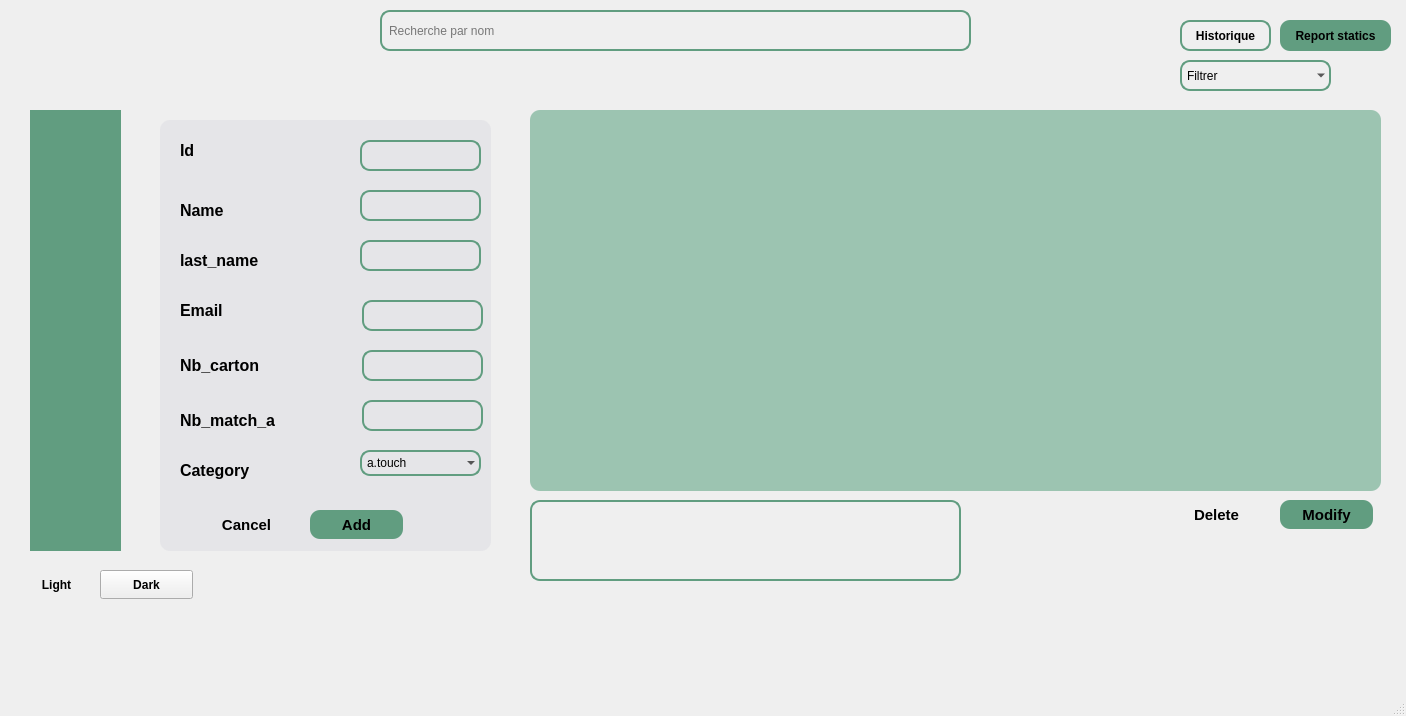
<?xml version="1.0" encoding="UTF-8"?>
<ui version="4.0">
 <class>MainWindow</class>
 <widget class="QMainWindow" name="MainWindow">
  <property name="geometry">
   <rect>
    <x>0</x>
    <y>0</y>
    <width>1406</width>
    <height>716</height>
   </rect>
  </property>
  <property name="windowTitle">
   <string>MainWindow</string>
  </property>
  <widget class="QWidget" name="centralwidget">
   <widget class="QLabel" name="logo">
    <property name="geometry">
     <rect>
      <x>10</x>
      <y>0</y>
      <width>161</width>
      <height>91</height>
     </rect>
    </property>
    <property name="text">
     <string/>
    </property>
    <property name="pixmap">
     <pixmap resource="resource.qrc">:/img/img/logo.png</pixmap>
    </property>
    <property name="scaledContents">
     <bool>true</bool>
    </property>
   </widget>
   <widget class="QLabel" name="menu">
    <property name="geometry">
     <rect>
      <x>30</x>
      <y>110</y>
      <width>91</width>
      <height>441</height>
     </rect>
    </property>
    <property name="styleSheet">
     <string notr="true">/*#menu{
background-color:#218555;
border-radius:10px;
 padding:5px;
}*/
#menu {
background-color: #619D80;}</string>
    </property>
    <property name="text">
     <string/>
    </property>
   </widget>
   <widget class="QLabel" name="label">
    <property name="geometry">
     <rect>
      <x>180</x>
      <y>140</y>
      <width>63</width>
      <height>20</height>
     </rect>
    </property>
    <property name="font">
     <font>
      <family>Arial</family>
      <pointsize>12</pointsize>
      <bold>true</bold>
     </font>
    </property>
    <property name="text">
     <string>Id</string>
    </property>
    <property name="scaledContents">
     <bool>false</bool>
    </property>
   </widget>
   <widget class="QLabel" name="label_2">
    <property name="geometry">
     <rect>
      <x>180</x>
      <y>200</y>
      <width>63</width>
      <height>20</height>
     </rect>
    </property>
    <property name="font">
     <font>
      <family>Arial</family>
      <pointsize>12</pointsize>
      <bold>true</bold>
     </font>
    </property>
    <property name="text">
     <string>Name</string>
    </property>
   </widget>
   <widget class="QLabel" name="label_3">
    <property name="geometry">
     <rect>
      <x>180</x>
      <y>250</y>
      <width>111</width>
      <height>21</height>
     </rect>
    </property>
    <property name="font">
     <font>
      <family>Arial</family>
      <pointsize>12</pointsize>
      <bold>true</bold>
     </font>
    </property>
    <property name="text">
     <string>last_name</string>
    </property>
   </widget>
   <widget class="QLabel" name="label_4">
    <property name="geometry">
     <rect>
      <x>180</x>
      <y>300</y>
      <width>63</width>
      <height>20</height>
     </rect>
    </property>
    <property name="font">
     <font>
      <family>Arial</family>
      <pointsize>12</pointsize>
      <bold>true</bold>
     </font>
    </property>
    <property name="text">
     <string>Email</string>
    </property>
   </widget>
   <widget class="QLabel" name="label_5">
    <property name="geometry">
     <rect>
      <x>180</x>
      <y>350</y>
      <width>121</width>
      <height>31</height>
     </rect>
    </property>
    <property name="font">
     <font>
      <family>Arial</family>
      <pointsize>12</pointsize>
      <bold>true</bold>
     </font>
    </property>
    <property name="text">
     <string>Nb_carton</string>
    </property>
   </widget>
   <widget class="QLabel" name="label_6">
    <property name="geometry">
     <rect>
      <x>180</x>
      <y>410</y>
      <width>121</width>
      <height>21</height>
     </rect>
    </property>
    <property name="font">
     <font>
      <family>Arial</family>
      <pointsize>12</pointsize>
      <bold>true</bold>
     </font>
    </property>
    <property name="text">
     <string>Nb_match_a</string>
    </property>
   </widget>
   <widget class="QLabel" name="label_7">
    <property name="geometry">
     <rect>
      <x>180</x>
      <y>460</y>
      <width>121</width>
      <height>21</height>
     </rect>
    </property>
    <property name="font">
     <font>
      <family>Arial</family>
      <pointsize>12</pointsize>
      <bold>true</bold>
     </font>
    </property>
    <property name="text">
     <string>Category</string>
    </property>
   </widget>
   <widget class="QLineEdit" name="lineEdit">
    <property name="geometry">
     <rect>
      <x>360</x>
      <y>140</y>
      <width>121</width>
      <height>31</height>
     </rect>
    </property>
    <property name="styleSheet">
     <string notr="true">#lineEdit { 
    color: rgb(0, 0, 0);
    border-radius: 10px;
    padding: 5px;
    background: transparent; /* Fond transparent */
    border: 2px solid #619D80 /* Couleur de bordure */
}
</string>
    </property>
   </widget>
   <widget class="QLineEdit" name="lineEdit_2">
    <property name="geometry">
     <rect>
      <x>360</x>
      <y>190</y>
      <width>121</width>
      <height>31</height>
     </rect>
    </property>
    <property name="styleSheet">
     <string notr="true">#lineEdit_2 { 
    color: rgb(0, 0, 0);
    border-radius: 10px;
    padding: 5px;
    background: transparent; /* Fond transparent */
    border: 2px solid #619D80 /* Couleur de bordure */
}
</string>
    </property>
   </widget>
   <widget class="QLineEdit" name="lineEdit_3">
    <property name="geometry">
     <rect>
      <x>360</x>
      <y>240</y>
      <width>121</width>
      <height>31</height>
     </rect>
    </property>
    <property name="styleSheet">
     <string notr="true">#lineEdit_3 { 
    color: rgb(0, 0, 0);
    border-radius: 10px;
    padding: 5px;
    background: transparent; /* Fond transparent */
    border: 2px solid #619D80 /* Couleur de bordure */
}
</string>
    </property>
   </widget>
   <widget class="QLineEdit" name="lineEdit_4">
    <property name="geometry">
     <rect>
      <x>362</x>
      <y>300</y>
      <width>121</width>
      <height>31</height>
     </rect>
    </property>
    <property name="styleSheet">
     <string notr="true">#lineEdit_4 { 
    color: rgb(0, 0, 0);
    border-radius: 10px;
    padding: 5px;
    background: transparent; /* Fond transparent */
    border: 2px solid #619D80 /* Couleur de bordure */
}
</string>
    </property>
   </widget>
   <widget class="QLineEdit" name="lineEdit_5">
    <property name="geometry">
     <rect>
      <x>362</x>
      <y>350</y>
      <width>121</width>
      <height>31</height>
     </rect>
    </property>
    <property name="styleSheet">
     <string notr="true">#lineEdit_5 { 
    color: rgb(0, 0, 0);
    border-radius: 10px;
    padding: 5px;
    background: transparent; /* Fond transparent */
    border: 2px solid #619D80 /* Couleur de bordure */
}
</string>
    </property>
   </widget>
   <widget class="QLineEdit" name="lineEdit_6">
    <property name="geometry">
     <rect>
      <x>362</x>
      <y>400</y>
      <width>121</width>
      <height>31</height>
     </rect>
    </property>
    <property name="styleSheet">
     <string notr="true">#lineEdit_6 { 
    color: rgb(0, 0, 0);
    border-radius: 10px;
    padding: 5px;
    background: transparent; /* Fond transparent */
    border: 2px solid #619D80 /* Couleur de bordure */
}
</string>
    </property>
   </widget>
   <widget class="QComboBox" name="comboBox">
    <property name="geometry">
     <rect>
      <x>360</x>
      <y>450</y>
      <width>121</width>
      <height>26</height>
     </rect>
    </property>
    <property name="styleSheet">
     <string notr="true">#comboBox { 
    color: rgb(0, 0, 0);
    border-radius: 10px;
    padding: 5px;
    background: transparent; /* Fond transparent */
    border: 2px solid #619D80 /* Couleur de bordure */
}
</string>
    </property>
    <item>
     <property name="text">
      <string>a.touch</string>
     </property>
    </item>
    <item>
     <property name="text">
      <string>a.principale</string>
     </property>
    </item>
    <item>
     <property name="text">
      <string>a.changement</string>
     </property>
    </item>
    <item>
     <property name="text">
      <string>a.var</string>
     </property>
    </item>
   </widget>
   <widget class="QLineEdit" name="lineEdit_rechercher">
    <property name="geometry">
     <rect>
      <x>380</x>
      <y>10</y>
      <width>591</width>
      <height>41</height>
     </rect>
    </property>
    <property name="styleSheet">
     <string notr="true">#lineEdit_rechercher { 
    color: rgb(0, 0, 0);
    border-radius: 10px;
    padding: 5px;
    background: transparent; /* Fond transparent */
    border: 2px solid #619D80 /* Couleur de bordure */
}
</string>
    </property>
    <property name="placeholderText">
     <string>Recherche par nom</string>
    </property>
   </widget>
   <widget class="QComboBox" name="comboBox_tri">
    <property name="geometry">
     <rect>
      <x>1180</x>
      <y>60</y>
      <width>151</width>
      <height>31</height>
     </rect>
    </property>
    <property name="styleSheet">
     <string notr="true">#comboBox_tri{ 
    color: rgb(0, 0, 0);
    border-radius: 10px;
    padding: 5px;
    background: transparent; /* Fond transparent */
    border: 2px solid #619D80 /* Couleur de bordure */
}

</string>
    </property>
    <property name="placeholderText">
     <string>Filtrer</string>
    </property>
    <item>
     <property name="text">
      <string>a.principale</string>
     </property>
    </item>
    <item>
     <property name="text">
      <string>a.changement</string>
     </property>
    </item>
    <item>
     <property name="text">
      <string>a.var</string>
     </property>
    </item>
    <item>
     <property name="text">
      <string>a.touch</string>
     </property>
    </item>
   </widget>
   <widget class="QPushButton" name="pushButton_ajouter">
    <property name="geometry">
     <rect>
      <x>310</x>
      <y>510</y>
      <width>93</width>
      <height>29</height>
     </rect>
    </property>
    <property name="font">
     <font>
      <family>Arial</family>
      <pointsize>11</pointsize>
      <bold>true</bold>
     </font>
    </property>
    <property name="styleSheet">
     <string notr="true">#pushButton_ajouter{
	color: rgb(0, 0, 0);
	border-radius: 10px;
	padding: 5px;
	background:#619D80;
}</string>
    </property>
    <property name="text">
     <string>Add</string>
    </property>
   </widget>
   <widget class="QPushButton" name="pushButton_cancel">
    <property name="geometry">
     <rect>
      <x>200</x>
      <y>510</y>
      <width>93</width>
      <height>29</height>
     </rect>
    </property>
    <property name="font">
     <font>
      <family>Arial</family>
      <pointsize>11</pointsize>
      <bold>true</bold>
     </font>
    </property>
    <property name="styleSheet">
     <string notr="true">#pushButton_cancel{
	color: rgb(0, 0, 0);
	border-radius:10px;
background:transparent;
}</string>
    </property>
    <property name="text">
     <string>Cancel</string>
    </property>
   </widget>
   <widget class="QPushButton" name="pushButton_modifier">
    <property name="geometry">
     <rect>
      <x>1280</x>
      <y>500</y>
      <width>93</width>
      <height>29</height>
     </rect>
    </property>
    <property name="font">
     <font>
      <family>Arial</family>
      <pointsize>11</pointsize>
      <bold>true</bold>
     </font>
    </property>
    <property name="styleSheet">
     <string notr="true">#pushButton_modifier{
	color: rgb(0, 0, 0);
	border-radius: 10px;
	padding: 5px;
	background:#619D80;
}</string>
    </property>
    <property name="text">
     <string>Modify</string>
    </property>
   </widget>
   <widget class="QPushButton" name="pushButton_supprimer">
    <property name="geometry">
     <rect>
      <x>1170</x>
      <y>500</y>
      <width>93</width>
      <height>29</height>
     </rect>
    </property>
    <property name="font">
     <font>
      <family>Arial</family>
      <pointsize>11</pointsize>
      <bold>true</bold>
     </font>
    </property>
    <property name="styleSheet">
     <string notr="true">#pushButton_supprimer{
	color: rgb(0, 0, 0);
	border-radius:10px;
background:transparent;
}</string>
    </property>
    <property name="text">
     <string>Delete</string>
    </property>
   </widget>
   <widget class="QTableView" name="tableView">
    <property name="geometry">
     <rect>
      <x>530</x>
      <y>110</y>
      <width>851</width>
      <height>381</height>
     </rect>
    </property>
    <property name="styleSheet">
     <string notr="true">#tableView{
background:rgba(33,133,85,0.4);
border-radius:10px;
padding:5px;
}</string>
    </property>
   </widget>
   <widget class="QPushButton" name="pushButton_statistiques">
    <property name="geometry">
     <rect>
      <x>1280</x>
      <y>20</y>
      <width>111</width>
      <height>31</height>
     </rect>
    </property>
    <property name="font">
     <font>
      <family>Arial</family>
      <pointsize>9</pointsize>
      <bold>true</bold>
     </font>
    </property>
    <property name="styleSheet">
     <string notr="true">#pushButton_statistiques{
	color: rgb(0, 0, 0);
	border-radius: 10px;
	padding: 5px;
	background:#619D80;
}</string>
    </property>
    <property name="text">
     <string>Report statics</string>
    </property>
   </widget>
   <widget class="QPushButton" name="PDF">
    <property name="geometry">
     <rect>
      <x>1340</x>
      <y>60</y>
      <width>51</width>
      <height>31</height>
     </rect>
    </property>
    <property name="font">
     <font>
      <family>Arial</family>
      <pointsize>10</pointsize>
      <bold>true</bold>
     </font>
    </property>
    <property name="styleSheet">
     <string notr="true">#PDF{
	color: rgb(0, 0, 0);
	border-radius:10px;
background:transparent;
}</string>
    </property>
    <property name="text">
     <string/>
    </property>
    <property name="icon">
     <iconset theme="QIcon::ThemeIcon::Printer"/>
    </property>
   </widget>
   <widget class="QPushButton" name="btn_ouvrirEmailDialog">
    <property name="geometry">
     <rect>
      <x>1140</x>
      <y>20</y>
      <width>51</width>
      <height>31</height>
     </rect>
    </property>
    <property name="styleSheet">
     <string notr="true">#btn_ouvrirEmailDialog{
	color: rgb(0, 0, 0);
	border-radius:10px;
background:transparent;
}</string>
    </property>
    <property name="text">
     <string/>
    </property>
    <property name="icon">
     <iconset theme="QIcon::ThemeIcon::MailForward"/>
    </property>
   </widget>
   <widget class="QPushButton" name="pushButton_guess">
    <property name="geometry">
     <rect>
      <x>960</x>
      <y>500</y>
      <width>93</width>
      <height>29</height>
     </rect>
    </property>
    <property name="font">
     <font>
      <family>Arial</family>
      <pointsize>10</pointsize>
      <bold>true</bold>
     </font>
    </property>
    <property name="styleSheet">
     <string notr="true">#pushButton_guess{
	color: rgb(0, 0, 0);
	border-radius:10px;
background:transparent;
}</string>
    </property>
    <property name="text">
     <string/>
    </property>
    <property name="icon">
     <iconset theme="QIcon::ThemeIcon::GoNext"/>
    </property>
   </widget>
   <widget class="QLabel" name="label_resultat">
    <property name="geometry">
     <rect>
      <x>530</x>
      <y>500</y>
      <width>431</width>
      <height>81</height>
     </rect>
    </property>
    <property name="styleSheet">
     <string notr="true">#label_resultat { 
    color: rgb(0, 0, 0);
    border-radius: 10px;
    padding: 5px;
    background: transparent; /* Fond transparent */
    border: 2px solid #619D80 /* Couleur de bordure */
}
</string>
    </property>
    <property name="text">
     <string/>
    </property>
   </widget>
   <widget class="QPushButton" name="pushButton_Historique">
    <property name="geometry">
     <rect>
      <x>1180</x>
      <y>20</y>
      <width>91</width>
      <height>31</height>
     </rect>
    </property>
    <property name="font">
     <font>
      <family>Arial</family>
      <pointsize>9</pointsize>
      <bold>true</bold>
     </font>
    </property>
    <property name="styleSheet">
     <string notr="true">#pushButton_Historique{
    color: rgb(0, 0, 0);
    border-radius: 10px;
    padding: 5px;
    background: transparent; /* Fond transparent */
    border: 2px solid #619D80 /* Couleur de bordure */


}</string>
    </property>
    <property name="text">
     <string>Historique</string>
    </property>
   </widget>
   <widget class="QPushButton" name="btn_test_voice">
    <property name="geometry">
     <rect>
      <x>880</x>
      <y>20</y>
      <width>93</width>
      <height>29</height>
     </rect>
    </property>
    <property name="styleSheet">
     <string notr="true">#btn_test_voice{
	color: rgb(0, 0, 0);
	border-radius:10px;
background:transparent;
}</string>
    </property>
    <property name="text">
     <string/>
    </property>
    <property name="icon">
     <iconset theme="QIcon::ThemeIcon::AudioInputMicrophone"/>
    </property>
   </widget>
   <widget class="QPushButton" name="light">
    <property name="geometry">
     <rect>
      <x>10</x>
      <y>570</y>
      <width>93</width>
      <height>29</height>
     </rect>
    </property>
    <property name="font">
     <font>
      <family>Arial</family>
      <bold>true</bold>
     </font>
    </property>
    <property name="styleSheet">
     <string notr="true">#light{
	color: rgb(0, 0, 0);
	border-radius:10px;
background:transparent;
}</string>
    </property>
    <property name="text">
     <string>Light</string>
    </property>
   </widget>
   <widget class="QPushButton" name="dark">
    <property name="geometry">
     <rect>
      <x>100</x>
      <y>570</y>
      <width>93</width>
      <height>29</height>
     </rect>
    </property>
    <property name="font">
     <font>
      <family>Arial</family>
      <bold>true</bold>
     </font>
    </property>
    <property name="text">
     <string>Dark</string>
    </property>
   </widget>
   <widget class="QPushButton" name="bouton_supporteur_arbitre">
    <property name="geometry">
     <rect>
      <x>40</x>
      <y>120</y>
      <width>81</width>
      <height>61</height>
     </rect>
    </property>
    <property name="styleSheet">
     <string notr="true">#bouton_supporteur_arbitre {
    border: none;
    qproperty-icon:url(:/img/img/supporteur.png);
    qproperty-iconSize: 64px 64px; /* Ajuste la taille selon ton bouton */
}</string>
    </property>
    <property name="text">
     <string/>
    </property>
    <property name="icon">
     <iconset resource="resource.qrc">
      <normaloff>:/img/img/supporteur.png</normaloff>:/img/img/supporteur.png</iconset>
    </property>
    <property name="iconSize">
     <size>
      <width>64</width>
      <height>64</height>
     </size>
    </property>
   </widget>
   <widget class="QPushButton" name="bouton_match_arbitre">
    <property name="geometry">
     <rect>
      <x>40</x>
      <y>430</y>
      <width>71</width>
      <height>61</height>
     </rect>
    </property>
    <property name="styleSheet">
     <string notr="true">#bouton_match_arbitre {
    border: none;
    qproperty-icon: url(:/img/img/match.png);
    qproperty-iconSize: 64px 64px; /* Ajuste la taille selon ton bouton */
}
</string>
    </property>
    <property name="text">
     <string/>
    </property>
    <property name="icon">
     <iconset resource="resource.qrc">
      <normaloff>:/img/img/match.png</normaloff>:/img/img/match.png</iconset>
    </property>
    <property name="iconSize">
     <size>
      <width>64</width>
      <height>64</height>
     </size>
    </property>
   </widget>
   <widget class="QPushButton" name="bouton_arbitre_arbitre">
    <property name="geometry">
     <rect>
      <x>30</x>
      <y>270</y>
      <width>91</width>
      <height>71</height>
     </rect>
    </property>
    <property name="styleSheet">
     <string notr="true">#bouton_arbitre_arbitre {
    border: none;
    qproperty-icon: url(:/img/img/arbitre.png);
    qproperty-iconSize: 64px 64px; /* Ajuste la taille selon ton bouton */
}
</string>
    </property>
    <property name="text">
     <string/>
    </property>
    <property name="icon">
     <iconset resource="resource.qrc">
      <normaloff>:/img/img/arbitre.png</normaloff>:/img/img/arbitre.png</iconset>
    </property>
    <property name="iconSize">
     <size>
      <width>64</width>
      <height>64</height>
     </size>
    </property>
   </widget>
   <widget class="QPushButton" name="bouton_joueur_arbitre">
    <property name="geometry">
     <rect>
      <x>30</x>
      <y>190</y>
      <width>91</width>
      <height>81</height>
     </rect>
    </property>
    <property name="styleSheet">
     <string notr="true">#bouton_joueur_arbitre{
    border: none;
    qproperty-icon: url(:/img/img/joueur.png);
    qproperty-iconSize: 64px 64px; /* Ajuste la taille selon ton bouton */
}
</string>
    </property>
    <property name="text">
     <string/>
    </property>
    <property name="icon">
     <iconset resource="resource.qrc">
      <normaloff>:/img/img/joueur.png</normaloff>:/img/img/joueur.png</iconset>
    </property>
    <property name="iconSize">
     <size>
      <width>64</width>
      <height>64</height>
     </size>
    </property>
   </widget>
   <widget class="QPushButton" name="bouton_billet_arbitre">
    <property name="geometry">
     <rect>
      <x>30</x>
      <y>500</y>
      <width>91</width>
      <height>51</height>
     </rect>
    </property>
    <property name="styleSheet">
     <string notr="true">#bouton_billet_arbitre {
    border: none;
    qproperty-icon: url(:/img/img/ticket.png);
    qproperty-iconSize: 64px 64px; /* Ajuste la taille selon ton bouton */
}
</string>
    </property>
    <property name="text">
     <string/>
    </property>
    <property name="icon">
     <iconset resource="resource.qrc">
      <normaloff>:/img/img/ticket.png</normaloff>:/img/img/ticket.png</iconset>
    </property>
    <property name="iconSize">
     <size>
      <width>64</width>
      <height>64</height>
     </size>
    </property>
   </widget>
   <widget class="QPushButton" name="bouton_equipe_arbitre">
    <property name="geometry">
     <rect>
      <x>30</x>
      <y>350</y>
      <width>93</width>
      <height>71</height>
     </rect>
    </property>
    <property name="styleSheet">
     <string notr="true">#bouton_equipe_arbitre {
    border: none;
    qproperty-icon: url(:/img/img/equipe.png);
    qproperty-iconSize: 64px 64px; /* Ajuste la taille selon ton bouton */
}
</string>
    </property>
    <property name="text">
     <string/>
    </property>
    <property name="icon">
     <iconset resource="resource.qrc">
      <normaloff>:/img/img/equipe.png</normaloff>:/img/img/equipe.png</iconset>
    </property>
    <property name="iconSize">
     <size>
      <width>64</width>
      <height>64</height>
     </size>
    </property>
   </widget>
   <widget class="QLabel" name="bg">
    <property name="geometry">
     <rect>
      <x>-10</x>
      <y>0</y>
      <width>1421</width>
      <height>721</height>
     </rect>
    </property>
    <property name="styleSheet">
     <string notr="true">#bg{
background-image:url(:/img/img/background.jpg);
}</string>
    </property>
    <property name="text">
     <string/>
    </property>
   </widget>
   <widget class="QWidget" name="form" native="true">
    <property name="geometry">
     <rect>
      <x>160</x>
      <y>120</y>
      <width>331</width>
      <height>431</height>
     </rect>
    </property>
    <property name="styleSheet">
     <string notr="true">#form{
background:rgba(214, 215, 222, 0.4);
 border-radius: 10px;         /* Rounded corners */
    padding: 5px;}</string>
    </property>
   </widget>
   <zorder>bg</zorder>
   <zorder>form</zorder>
   <zorder>logo</zorder>
   <zorder>menu</zorder>
   <zorder>label</zorder>
   <zorder>label_2</zorder>
   <zorder>label_3</zorder>
   <zorder>label_4</zorder>
   <zorder>label_5</zorder>
   <zorder>label_6</zorder>
   <zorder>label_7</zorder>
   <zorder>lineEdit</zorder>
   <zorder>lineEdit_2</zorder>
   <zorder>lineEdit_3</zorder>
   <zorder>lineEdit_4</zorder>
   <zorder>lineEdit_5</zorder>
   <zorder>lineEdit_6</zorder>
   <zorder>comboBox</zorder>
   <zorder>lineEdit_rechercher</zorder>
   <zorder>comboBox_tri</zorder>
   <zorder>pushButton_ajouter</zorder>
   <zorder>pushButton_cancel</zorder>
   <zorder>pushButton_modifier</zorder>
   <zorder>pushButton_supprimer</zorder>
   <zorder>tableView</zorder>
   <zorder>pushButton_statistiques</zorder>
   <zorder>PDF</zorder>
   <zorder>btn_ouvrirEmailDialog</zorder>
   <zorder>pushButton_guess</zorder>
   <zorder>label_resultat</zorder>
   <zorder>pushButton_Historique</zorder>
   <zorder>btn_test_voice</zorder>
   <zorder>light</zorder>
   <zorder>dark</zorder>
   <zorder>bouton_supporteur_arbitre</zorder>
   <zorder>bouton_match_arbitre</zorder>
   <zorder>bouton_arbitre_arbitre</zorder>
   <zorder>bouton_joueur_arbitre</zorder>
   <zorder>bouton_billet_arbitre</zorder>
   <zorder>bouton_equipe_arbitre</zorder>
  </widget>
  <widget class="QMenuBar" name="menubar">
   <property name="geometry">
    <rect>
     <x>0</x>
     <y>0</y>
     <width>1406</width>
     <height>26</height>
    </rect>
   </property>
  </widget>
  <widget class="QStatusBar" name="statusbar"/>
 </widget>
 <resources>
  <include location="resource.qrc"/>
 </resources>
 <connections/>
</ui>
